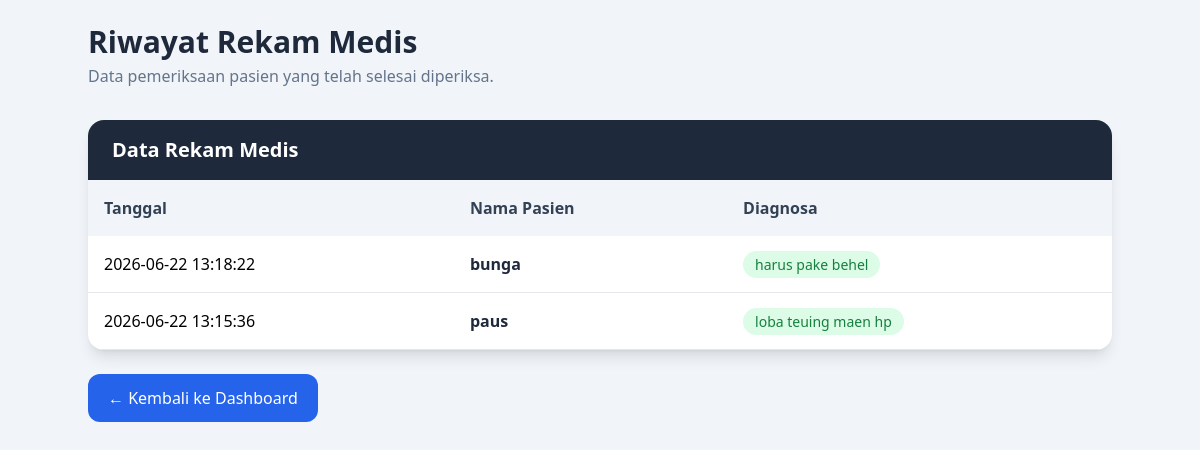
The page /dokter/riwayat_medis on the database as committed earlier.
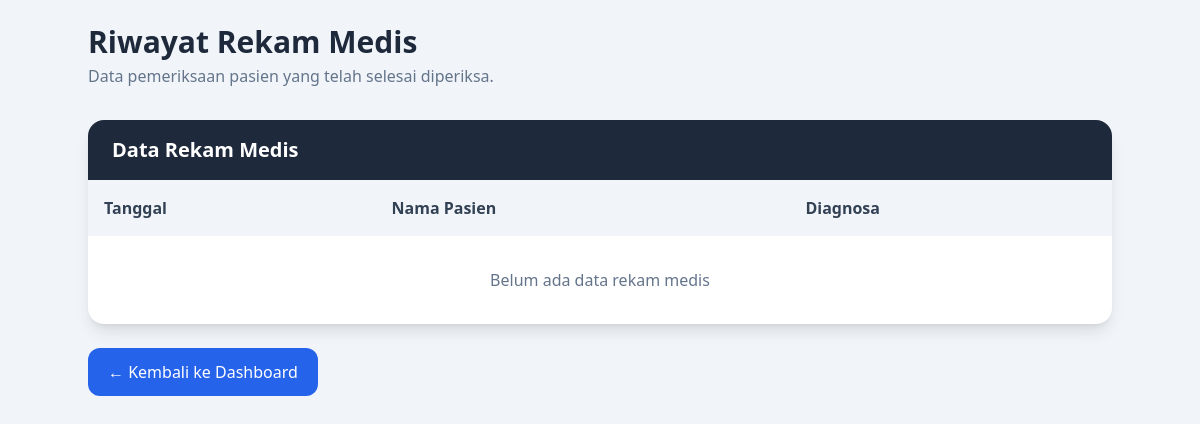
The same page on the database as committed later.
### tables this page shows
CREATE TABLE rekam_medis (
            id INTEGER PRIMARY KEY AUTOINCREMENT, id_pasien INTEGER NOT NULL, keluhan TEXT NOT NULL,
            diagnosa TEXT NOT NULL, resep TEXT NOT NULL, tanggal_periksa TEXT NOT NULL,
            FOREIGN KEY (id_pasien) REFERENCES pasien(id)
        );

CREATE TABLE pasien (
            id INTEGER PRIMARY KEY AUTOINCREMENT, nik TEXT NOT NULL,nama TEXT NOT NULL,
            umur INTEGER NOT NULL, jenis_kelamin TEXT NOT NULL, no_hp TEXT NOT NULL
        );

### main.py (the view)
@app.route("/dokter/riwayat_medis")
def riwayat_rekam_medis():
    conn = get_db()
    riwayat = conn.execute("""
        SELECT rekam_medis.*, pasien.nama
        FROM rekam_medis
        JOIN pasien
        ON rekam_medis.id_pasien = pasien.id
        ORDER BY rekam_medis.id DESC
    """).fetchall()
    conn.close()
    return render_template(
        "dokter/riwayat_medis.html",
        riwayat=riwayat
    )

### main.py (called while the page is built)
def get_db():
    conn = sqlite3.connect("klinik_antri.db")
    conn.row_factory = sqlite3.Row
    return conn

### templates/dokter/riwayat_medis.html (shortened to what this page needs)
<!DOCTYPE html>
<html lang="id">
<head>
    <script src="https://cdn.tailwindcss.com"></script>
</head>
<body class="bg-slate-100 min-h-screen p-6">
    <div class="max-w-5xl mx-auto">
        <div class="mb-8">
            <h1 class="text-3xl font-bold text-slate-800"> Riwayat Rekam Medis</h1>
            <p class="text-slate-500 mt-1"> Data pemeriksaan pasien yang telah selesai diperiksa.</p>
        </div>
        <div class="bg-white rounded-2xl shadow-lg overflow-hidden">
            <div class="bg-slate-800 px-6 py-4">
                <h2 class="text-white text-xl font-semibold">Data Rekam Medis</h2>
            </div>
            <table class="w-full text-left">
                <thead class="bg-slate-100">
                    <tr>
                        <th class="p-4 font-semibold text-slate-700">Tanggal</th>
                        <th class="p-4 font-semibold text-slate-700"> Nama Pasien</th>
                        <th class="p-4 font-semibold text-slate-700">Diagnosa</th>
                    </tr>
                </thead>
                <tbody>
                    {% for r in riwayat %}
                    <tr class="border-b hover:bg-slate-50 transition">
                        <td class="p-4"> {{ r.tanggal_periksa }}</td>
                        <td class="p-4 font-semibold text-slate-800"> {{ r.nama }}</td>
                        <td class="p-4">
                            <span class="bg-green-100 text-green-700 px-3 py-1 rounded-full text-sm">
                                {{ r.diagnosa }}
                            </span>
                        </td>
                    </tr>
                    {% else %}
                    <tr>
                        <td colspan="3" class="p-8 text-center text-slate-500">Belum ada data rekam medis</td>
                    </tr>
                    {% endfor %}
                </tbody>
            </table>
        </div>
        <div class="mt-6">
            <a href="/dokter" class="inline-block bg-blue-600 hover:bg-blue-700 text-white px-5 py-3 rounded-xl transition">
                ← Kembali ke Dashboard
            </a>
        </div>
    </div>
</body>
</html>

Rows that differ between the two databases and show on the page:
removed rekam_medis: tanggal_periksa "2026-06-22 13:18:22", nama "bunga", diagnosa "harus pake behel"
removed rekam_medis: tanggal_periksa "2026-06-22 13:15:36", nama "paus", diagnosa "loba teuing maen hp"
Other text that changed with them:
text now shown: "Belum ada data rekam medis"
